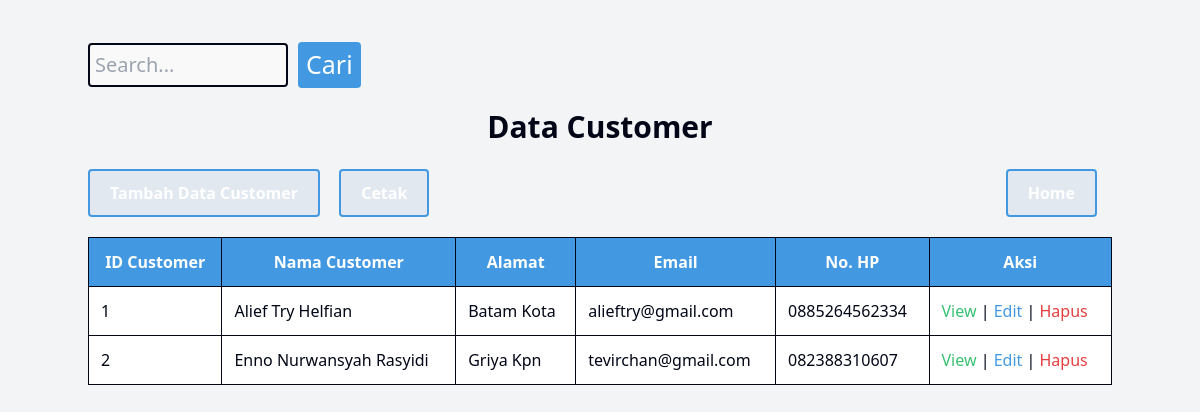
/rentalmobil/public/dashboard/data/dashboardcustomer.php, run on the app's committed database.
### tables this page shows
CREATE TABLE `customer` (
  `idcustomer` int(11) NOT NULL,
  `nama` varchar(255) DEFAULT NULL,
  `alamat` text DEFAULT NULL,
  `email` varchar(100) DEFAULT NULL,
  `no_hp` varchar(20) DEFAULT NULL
);

### rentalmobil/public/dashboard/data/dashboardcustomer.php (the view, shortened to what this page needs)
<?php
	include_once("../../../config/koneksi.php");
?>
<!DOCTYPE html>
<html>
<head>
	<link rel="stylesheet" href="../../css/output.css">
</head>
<body class="bg-gray-100">
	<div class="container mx-auto py-8">
		<form action="dashboardcustomer.php" method="GET" class="mb-4">
           <div class="search-container">
                <input type="text" name="cari" placeholder="Search..." class="border border-gray-400 rounded-md px-2 py-1" style="font-size: 20px;">
                <input type="submit" value="Cari" class="btn bg-blue-500 text-white px-4 py-1 rounded-md" style="font-size: 25px;">
            </div>
        </form>
	<h1> Data Customer </h1>
		<nav>
			<div>
				<a href="../../customer/view/tambah.php" class="btn bg-blue-500 text-white">Tambah Data Customer</a>
				<a href="../../customer/view/cetak.php" target="_blank" class="btn bg-blue-500 text-white">Cetak</a>
			</div>
            <div>
                <a href="../dashboard.php" class="btn bg-blue-500 text-white">Home</a>
            </div>
        </nav>
	<table border="1">
			<?php
				if (isset($_GET['cari'])) {
					$cari = $_GET['cari'];
					$ambildata = mysqli_query($kon, "SELECT * FROM customer WHERE idcustomer LIKE '%".$cari."%' OR nama LIKE '%".$cari."%'");
				} else {
					$ambildata = mysqli_query($kon, "SELECT * FROM customer ORDER BY idcustomer ASC ");
				}
			?>
		<tr>
			<th class="border border-gray-400 px-4 py-2 text-center"> ID Customer </th>
			<th class="border border-gray-400 px-4 py-2 text-center"> Nama Customer </th>
			<th class="border border-gray-400 px-4 py-2 text-center"> Alamat </th>
			<th class="border border-gray-400 px-4 py-2 text-center"> Email </th>
            <th class="border border-gray-400 px-4 py-2 text-center"> No. HP </th>
			<th class="border border-gray-400 px-4 py-2 text-center"> Aksi </th>
		</tr>
		<tbody>
		<?php
			while ($userAmbilData = mysqli_fetch_array($ambildata)) {
				echo "<tr>";
					echo "<td class='border border-gray-400 px-4 py-2'>" . $idcustomer = $userAmbilData['idcustomer'] . "</td>";
					echo "<td class='border border-gray-400 px-4 py-2'>" . $nama = $userAmbilData['nama'] . "</td>";
					echo "<td class='border border-gray-400 px-4 py-2'>" . $alamat = $userAmbilData['alamat'] . "</td>";
					echo "<td class='border border-gray-400 px-4 py-2'>" . $email = $userAmbilData['email'] . "</td>";
                    echo "<td class='border border-gray-400 px-4 py-2'>" . $no_hp = $userAmbilData['no_hp'] . "</td>";
					echo "<td class='border border-gray-400 px-4 py-2'>
							<a href='../../customer/view/view.php?idcustomer=" . $userAmbilData['idcustomer'] . "' class='btn btn-view'> View </a> |
							<a href='../../customer/view/update.php?idcustomer=" . $userAmbilData['idcustomer'] . "' class='btn btn-edit'> Edit </a> |
							<a href='../../customer/Controller/customerhapus.php?idcustomer=" . $userAmbilData['idcustomer'] ."' class='btn btn-hapus'> Hapus </a>
						</td>";
				echo "</tr>";
			}
		?>
		</tbody>
	</table>
	</div>
</body>
</html>

### rentalmobil/public/dashboard/data/dashboardcustomer.php (style rules this page uses)
h1 { text-align: center; color: #020617; font-weight: bold; margin-bottom: 20px; font-size: 30px; }
nav { display: flex; justify-content: space-between; align-items: center; margin-bottom: 10px; }
nav a { padding: 10px 20px; margin-right: 15px; color: #1a365d; font-weight: bold; text-decoration: none; display: inline-block; background-color: #e2e8f0; border: 2px solid #4299e1; border-radius: 4px; }
table { border-collapse: collapse; width: 100%; margin-top: 20px; }
th, td { border: 3px solid #020617; padding: 12px; text-align: left; color: #020617; background-color: #fff; }
th:first-child { color: #fff; }
th { font-weight: bold; background-color: #4299e1; }
td { font-size: 16px; }
th:first-child, th:nth-child(2), th:nth-child(3), th:nth-child(4), th:nth-child(5), th:nth-child(6) { color: #fff; }
.btn-view { color: #38c172; }
.btn-edit { color: #4299e1; }
.btn-hapus { color: #e53e3e; }
.search-container { display: flex; align-items: center; }
.search-container input[type=text] { width: 200px; margin-top: 10px; padding: 5px; font-size: 5px; border: 2px solid #020617; border-radius: 4px; background-color: rgba(255, 255, 255, 0.5); }
.search-container input[type=submit] { background-color: #4299e1; color: white; border: none; padding: 4px 8px; border-radius: 4px; cursor: pointer; font-size: 14px; margin-left: 10px; margin-top: 10px; }

### data on the page
customer: idcustomer "1", nama "Alief Try Helfian", alamat "Batam Kota", email "alieftry@gmail.com", no_hp "0885264562334"
customer: idcustomer "2", nama "Enno Nurwansyah Rasyidi", alamat "Griya Kpn", email "tevirchan@gmail.com", no_hp "082388310607"
